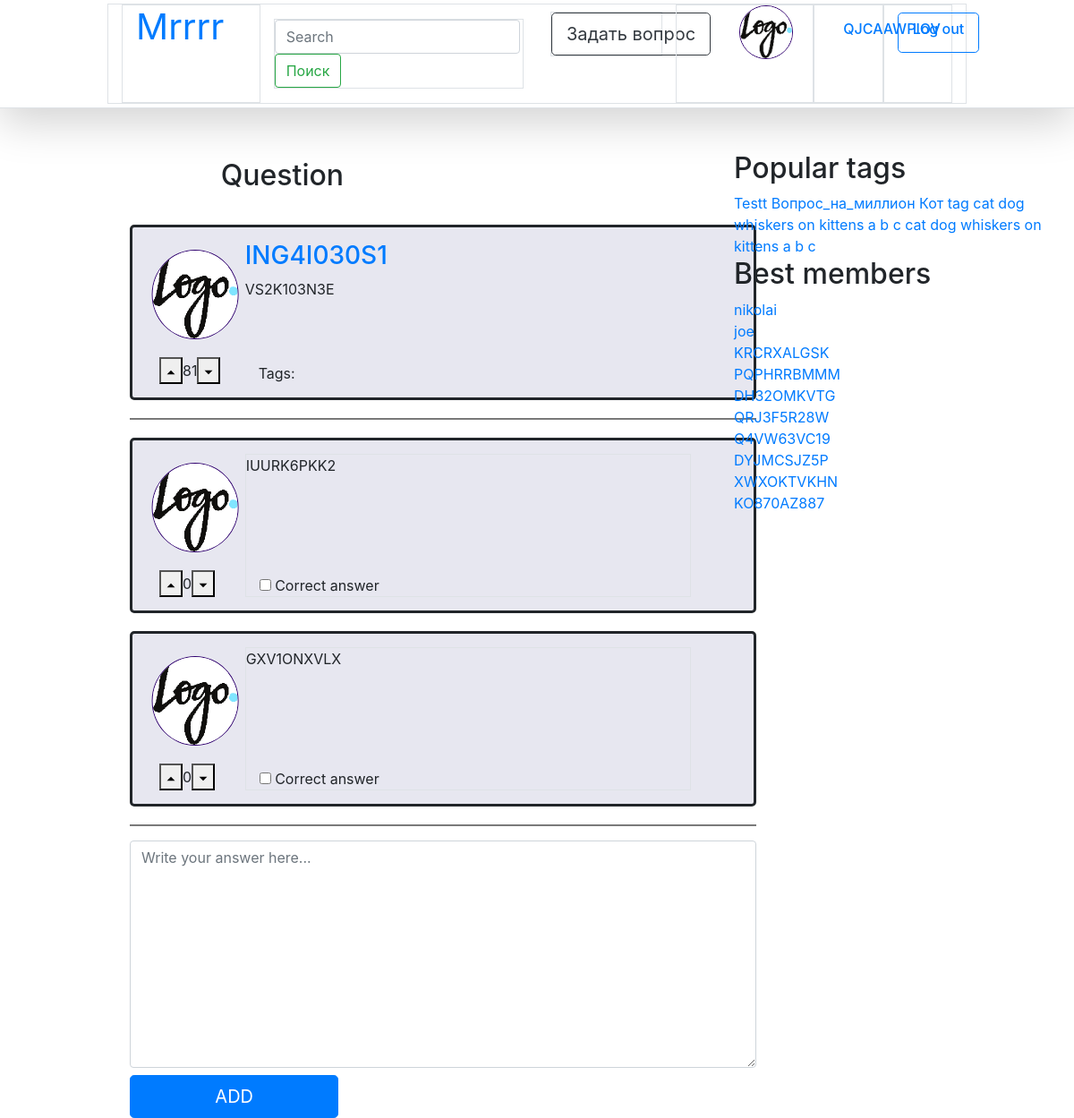
Page /question/311 (signed in) on the committed database.
### question_site/models.py (models this page shows, shortened)
class User(AbstractUser):
    avatar = models.ImageField(default="uploads/default_user.png", upload_to="uploads/",
                               verbose_name="User's Avatar")
    registration_date = models.DateTimeField(default=timezone.now, verbose_name="User's Registration Date")
    rating = models.IntegerField(default=0, verbose_name="User's Rating")
    objects = UserManager()

class Question(models.Model):
    author = models.ForeignKey(settings.AUTH_USER_MODEL, on_delete=models.CASCADE)
    title = models.CharField(max_length=200)
    text = models.TextField()
    date = models.DateTimeField(default=timezone.now)
    tags = models.ManyToManyField(Tag, default=True, related_name='questions', verbose_name="Question's Tags")
    votes = models.IntegerField(default=0)
    objects = QuestionManager()

class Answer(models.Model):
    question = models.ForeignKey(Question, on_delete=models.CASCADE)
    author = models.ForeignKey(User, verbose_name="Answer's Owner", on_delete=models.CASCADE)
    text = models.TextField()
    votes = models.IntegerField(default=0)
    approved = models.BooleanField(default=False, verbose_name="Approved by author")
    date = models.DateTimeField(default=timezone.now)
    objects = AnswerManager()

class Tag(models.Model):
    name = models.CharField(max_length=20, default="404", verbose_name="Question's Tag")
    objects = TagManager()

### question_site/views.py (the view)
# urls.py: path('question/<int:question_id>', views.question, name="question"),
def question(request, question_id):
    if request.user.is_authenticated:
        q = get_object_or_404(Question, pk=question_id)
        if request.method == "POST":
            form = AddAnswerForm(request.POST)
            if form.is_valid():
                a = Answer.objects.create(
                    author=User.objects.by_username(request.user),
                    question=q,
                    text=form.cleaned_data.get('text')
                )
                a.save()
                return redirect(f'/question/{question_id}')
            else:
                context = {"form": form}
                extra_context = sidebar()
                context.update(extra_context)
                return render(request, "question.html", context)
        else:
            answers = Answer.objects.get_for_answer(question_id)
            form = AddAnswerForm()
            context = {"question": q,
                       "answers": answers,
                       "form": form,
                       }
            extra_context = sidebar()
            context.update(extra_context)
            return render(request, "question.html", context)
    else:
        return redirect("/accounts/login")

### question_site/forms.py (shortened to what this page needs)
class AddAnswerForm(forms.ModelForm):
    text = forms.CharField(validators=[text_validator], widget=forms.Textarea(attrs={
        'class': 'form-control',
        'maxlength': 1000,
        'minlength': 5,
        'placeholder': 'Write your answer here...'}))
    class Meta:
        model = Question
        fields = ['text']

### question_site/managers.py (called while the page is built)
    def get_for_answer(self, question_id):
        return self.all().filter(question_id=question_id).order_by('date').reverse()

    def hottest(self):
        return self.all().annotate(question_count=Count('questions')).order_by('-question_count')

    def by_rating(self):
        return self.order_by('-rating')

### question_site/views.py (called while the page is built)
def sidebar():
    tag_list = Tag.objects.hottest()[:20]
    user_list = User.objects.by_rating()[:10]
    return {'tag_list': tag_list,
            'user_list': user_list}

### templates/question.html (shortened to what this page needs)
{% extends 'base.html' %}
{% load static %}
{% block content %}
    <div class="container question_container">
        <div class="row align-items-center">
            <div class="col-2"></div>
            <div class="col-4 my-2">
                <h2>Question</h2>
            </div>
        </div>
        <div class="col-12">
            <div class="mx-auto" style="width: 700px;">
                <div class="row question">
                    <div class="col-2 question_parent">
                        <div class="row">
                            <img src="{{ user.avatar.url }}">
                        </div>
                        <div class="row question_child align-items-center mx-auto">
                            <button>
                                <svg aria-hidden="true" class="svg-icon" width="10" height="10" viewBox="0 0 36 36">
                                    <path d="M2 26h32L18 10z"></path></svg>
                            </button>
                            {{ question.votes }}
                            <button>
                                <svg aria-hidden="true" class="svg-icon" width="10" height="10" viewBox="0 0 36 36">
                                    <path d="M2 10h32L18 26z"></path></svg>
                            </button>
                        </div>
                    </div>
                    <div class="col-9">
                        <div class="row">
                            <h3><a href="/question/{{ question.id }}/">{{ question.title }}</a></h3>
                        </div>
                        <div class="row">
                            <p>{{ question.text }}</p>
                        </div>
                        <div class="row question_child">
                            <div class="col">
                                Tags:
                            </div>
                        </div>
                    </div>
                </div>
                {% if answers %}
                    <hr style="width: 100%; color: gray; height: 1px; background-color:gray;" />
                {% endif %}
                {% for answer in answers %}
                    <div class="row question">
                        <div class="col-2 question_parent">
                            <div class="row">
                                <img src={% static "img/Logo.png" %} >
                            </div>
                            <div class="row question_child align-items-center mx-auto">
                                <button>
                                    <svg aria-hidden="true" class="svg-icon" width="10" height="10" viewBox="0 0 36 36">
                                        <path d="M2 26h32L18 10z"></path></svg>
                                </button>
                                {{ answer.votes }}
                                <button>
                                    <svg aria-hidden="true" class="svg-icon" width="10" height="10" viewBox="0 0 36 36">
                                        <path d="M2 10h32L18 26z"></path></svg>
                                </button>
                            </div>
                        </div>
                        <div class="col-9 border">
                            <div class="row">
                                <p>{{ answer.text }}</p>
                            </div>
                            <div class="row question_child">
                                <div class="col">
                                    <input type="checkbox" name="approved" value="True" > Correct answer <br>
                                </div>
                            </div>
                        </div>
                    </div>
                {% endfor %}
                <hr style="width: 100%; color: gray; height: 1px; background-color:gray;" />
                <form id="add_question-form" method="post" action="{% url 'question' %}/{{ question.id }}">
                     {{form.text}}
                     <button class="btn btn-lg btn-primary btn-block text-uppercase mt-2 col-4" type="submit" value="add">Add</button>
                 </form>
            </div>
        </div>
    </div>
{% endblock %}

### templates/base.html (shortened to what this page needs)
{% load static %}
<!DOCTYPE html>
<html lang="en">
<head>
    <link rel="stylesheet" href="{% static "css/bootstrap.min.css" %}">
    <link rel="stylesheet" href="{% static "css/my_css.css" %}">
</head>
<body>
    {% block navbar %}
        {% include "navbar.html" %}
    {% endblock %}
    <div class="row">
        <div class="col-8">
            {% block content %}{% endblock %}
        </div>
        <div class="col-4">
            <div class="">
                <h2>Popular tags</h2>
                {% for tag in tag_list %}
                    <a href="tag/{{tag.name}}">{{tag.name}}</a>
                {% endfor %}
                <h2>Best members</h2>
                {% for user in user_list %}
                    <div>
                        <a href="/settings/{{user.get_username}}">{{user.get_username}}</a>
                    </div>
                {% endfor %}
            </div>
        </div>
    </div>
</body>
</html>

### templates/navbar.html
{% block navbar %}
{% load static %}
   <div class="col-12 d-flex flex-column flex-md-row align-items-center p-1 px-md-4 mb-5 bg-white border-bottom shadow-lg">
       <div class="container border col-10 mx-auto row">
        <h1 class="col-2 my-0 font-weight-normal border">
            <a href="{% url 'home' %}">Mrrrr</a>
        </h1>
        <div class="col-4">
            <form class="form-inline my-3 border">
                <input class="form-control mr-2" type="text" placeholder="Search" aria-label="Search">
                <button class="btn btn-outline-success my-0" type="submit">Поиск</button>
            </form>
        </div>
        <div class="col-2 border>">
            <nav class="my-2 border">
                <a class="btn btn-outline-dark btn-lg" href="{% url 'new_question' %}" role="button">Задать вопрос</a>
            </nav>
        </div>
        {% if user.is_authenticated %}
            <div class="col-2 left_line border">
                <div class="user">
                  <img src="{{ user.avatar.url }}">
                </div>
            </div>
            <div class="col-1 border">
                <a class="btn btn-lg my-2"
                   href="{% url 'settings' user.username %}"><h6>{{ user.username }}</h6></a>
            </div>
            <div class="col-1 border">
                <a class="btn btn-outline-primary btn-lg my-2"
                   href="{% url 'logout' %}"><h6>Log out</h6></a>
            </div>
        {% else %}
           <div class="col-2"></div>
            <a class="col-1 btn btn-outline-primary btn-lg my-3" href="{% url 'login' %}"><h6>Log in</h6></a>
            <a class="col-1 btn btn-outline-primary btn-lg my-3" href="{% url 'registration' %}"><h6>Sign up</h6></a>
        {% endif %}
         </div>
    </div>
{% endblock %}

### static/css/my_css.css (style rules this page uses)
.question { background-color: #e7e7f0; border: solid; padding: 15px; margin: 20px 0px 20px 0px; border-radius: 5px; }
.question_parent { position:relative; }
.question_child { position:absolute; bottom:0; }
.question img { position: absolute; transform: translate(-50%, -50%); max-width:100%; max-height: 100%; margin: 60px 0px 0px 55px; padding: 0px; position: relative; width:100px; height:100px; border: 1px solid #30006f; border-radius: 50%; }
.user { height: 60px; }
.user img { position: absolute; transform: translate(0%, -100%); max-width:100%; max-height: 100%; margin: 60px 0px 0px 55px; position: relative; width:60px; height:60px; border: 1px solid #30006f; border-radius: 50%; }
.question_container { margin-left: 100px }

### rows in the picture
User: avatar (placeholder picture), username "QJCAAWPIOV"
Question: votes "81", title "ING4I030S1", text "VS2K103N3E"
Answer: votes "0", text "IUURK6PKK2"
Answer: votes "0", text "GXV1ONXVLX"
Tag: name "Testt"
Tag: name "Вопрос_на_миллион"
Tag: name "Кот"
Tag: name "tag"
Tag: name "cat"
Tag: name "dog"
Tag: name "whiskers"
Tag: name "on"
Tag: name "kittens"
Tag: name "a"
Tag: name "b"
Tag: name "c"
Tag: name "cat"
Tag: name "dog"
Tag: name "whiskers"
Tag: name "on"
Tag: name "kittens"
Tag: name "a"
Tag: name "b"
Tag: name "c"
User: get_username "nikolai"
User: get_username "joe"
User: get_username "KRCRXALGSK"
User: get_username "PQPHRRBMMM"
User: get_username "DH32OMKVTG"
User: get_username "QRJ3F5R28W"
User: get_username "Q4VW63VC19"
User: get_username "DYJMCSJZ5P"
User: get_username "XWXOKTVKHN"
User: get_username "KO870AZ887"
